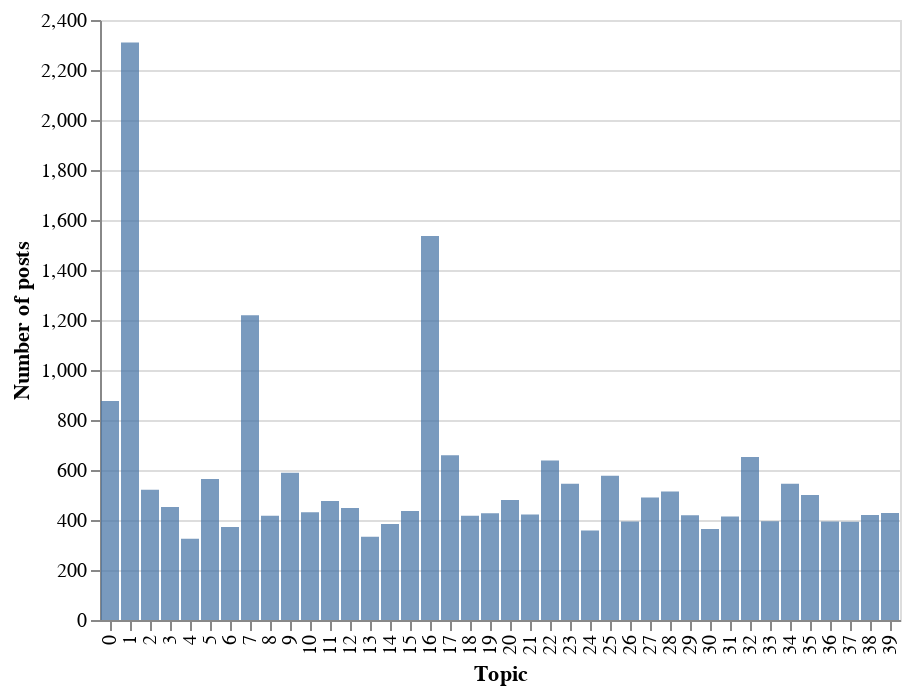

Notebook cell for this chart:
### Markdown cell above
### Posts per topic

### Code cell
p_data = topics40.topic.value_counts().to_frame("count").rename_axis("topic").reset_index()
p_data["Topic"] = p_data.topic.map(topic_interpretation)

chart = alt.Chart(p_data).mark_bar().encode(
    x=alt.X("topic:N", title="Topic"),
    y=alt.Y("count:Q", title="Number of posts"),
    opacity=alt.value(0.75),
    tooltip=["Topic"]
)

#chart.save(os.path.join(figures_path, "topics", "posts_per_topic.html"))
chart

### Figure 1 — Vega-Lite specification as saved in the notebook (floating-point values rounded to 4 significant figures)
{"$schema": "https://vega.github.io/schema/vega-lite/v3.4.0.json", "config": {"mark": {"tooltip": null}, "view": {"height": 300, "width": 400}}, "data": {"name": "data-b9c38fe887cf722fc28142eaa4b634be"}, "datasets": {"data-b9c38fe887cf722fc28142eaa4b634be": [{"Topic": "Wahlwerbung & Dank", "count": 2310, "topic": 1}, {"Topic": "-", "count": 1536, "topic": 16}, {"Topic": "Anti-Rechts", "count": 1219, "topic": 7}, {"Topic": "-", "count": 876, "topic": 0}, {"Topic": "Puls4 Wahldebatte", "count": 659, "topic": 17}, {"Topic": "-", "count": 652, "topic": 32}, {"Topic": "-", "count": 638, "topic": 22}, {"Topic": "Extrem Links", "count": 589, "topic": 9}, {"Topic": "Polarisierung", "count": 577, "topic": 25}, {"Topic": "FPÖ", "count": 564, "topic": 5}, {"Topic": "-", "count": 545, "topic": 34}, {"Topic": "-", "count": 545, "topic": 23}, {"Topic": "Linke Themen", "count": 521, "topic": 2}, {"Topic": "-", "count": 514, "topic": 28}, {"Topic": "Greta Thunberg", "count": 500, "topic": 35}, {"Topic": "-", "count": 490, "topic": 27}, {"Topic": "Wahlprognose", "count": 480, "topic": 20}, {"Topic": "-", "count": 476, "topic": 11}, {"Topic": "-", "count": 452, "topic": 3}, {"Topic": "-", "count": 448, "topic": 12}, {"Topic": "Mobilisierung Länder", "count": 436, "topic": 15}, {"Topic": "Liberal", "count": 431, "topic": 10}, {"Topic": "-", "count": 428, "topic": 39}, {"Topic": "Außenpolitik", "count": 427, "topic": 19}, {"Topic": "Umwelt", "count": 422, "topic": 21}, {"Topic": "-", "count": 420, "topic": 38}, {"Topic": "Neos", "count": 419, "topic": 29}, {"Topic": "-", "count": 417, "topic": 8}, {"Topic": "Emotionen", "count": 417, "topic": 18}, {"Topic": "-", "count": 414, "topic": 31}, {"Topic": "-", "count": 395, "topic": 33}, {"Topic": "-", "count": 394, "topic": 36}, {"Topic": "Strache", "count": 394, "topic": 26}, {"Topic": "-", "count": 393, "topic": 37}, {"Topic": "ORF Wahldebatte", "count": 384, "topic": 14}, {"Topic": "Wandel (Partei)", "count": 372, "topic": 6}, {"Topic": "-", "count": 364, "topic": 30}, {"Topic": "-", "count": 358, "topic": 24}, {"Topic": "Mobilisierung Wien", "count": 333, "topic": 13}, {"Topic": "-", "count": 325, "topic": 4}]}, "encoding": {"opacity": {"value": 0.75}, "tooltip": [{"field": "Topic", "type": "nominal"}], "x": {"field": "topic", "title": "Topic", "type": "nominal"}, "y": {"field": "count", "title": "Number of posts", "type": "quantitative"}}, "mark": "bar"}
